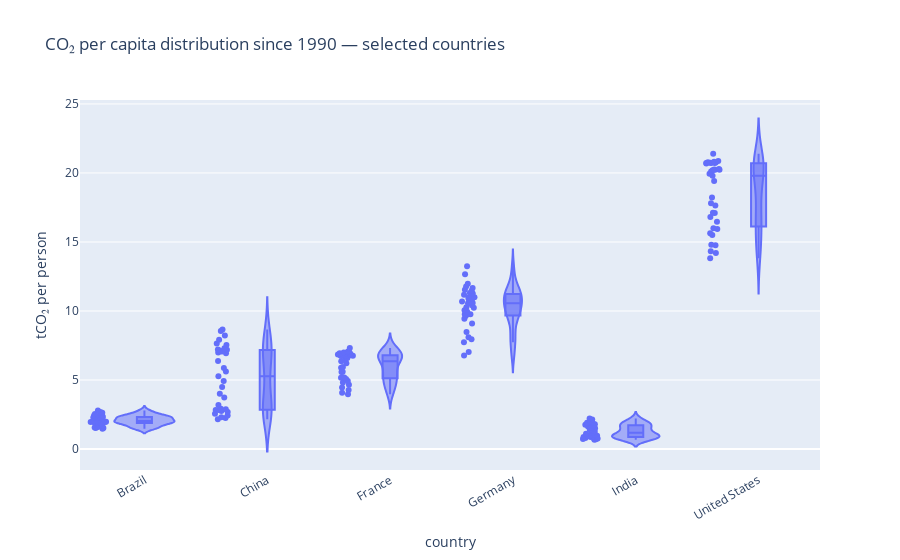

Source (notebook cell):
### Markdown cell above
# Interactive violin (selected countries, flexible year range)

### Code cell
countries = ['France','Germany','India','United States','China','Brazil']
vdf = co2[co2['country'].isin(countries) & (co2['year'].between(1990, latest_year)) & co2['co2_per_capita'].notna()]

fig = px.violin(vdf, x='country', y='co2_per_capita', box=True, points='all',
                title='CO₂ per capita distribution since 1990 — selected countries',
                labels={'co2_per_capita':'tCO₂ per person'})
fig.update_xaxes(tickangle=-30)
fig.show()

### Figure 1 — Plotly figure (JSON) as saved in the notebook; plotly's stock layout.template omitted (floating-point values rounded to 4 significant figures; data arrays with more than 128 entries replaced by an {"elided": "..."} marker saying what was removed)
{"data": [{"alignmentgroup": "True", "box": {"visible": true}, "hovertemplate": "country=%{x}<br>tCO₂ per person=%{y}<extra></extra>", "legendgroup": "", "marker": {"color": "#636efa"}, "name": "", "offsetgroup": "", "orientation": "v", "points": "all", "scalegroup": "True", "showlegend": false, "type": "violin", "x": {"elided": "210 str values"}, "x0": " ", "xaxis": "x", "y": {"elided": "210 float values"}, "y0": " ", "yaxis": "y"}], "layout": {"legend": {"tracegroupgap": 0}, "title": {"text": "CO₂ per capita distribution since 1990 — selected countries"}, "violinmode": "group", "xaxis": {"anchor": "y", "domain": [0, 1], "tickangle": -30, "title": {"text": "country"}}, "yaxis": {"anchor": "x", "domain": [0, 1], "title": {"text": "tCO₂ per person"}}}}
